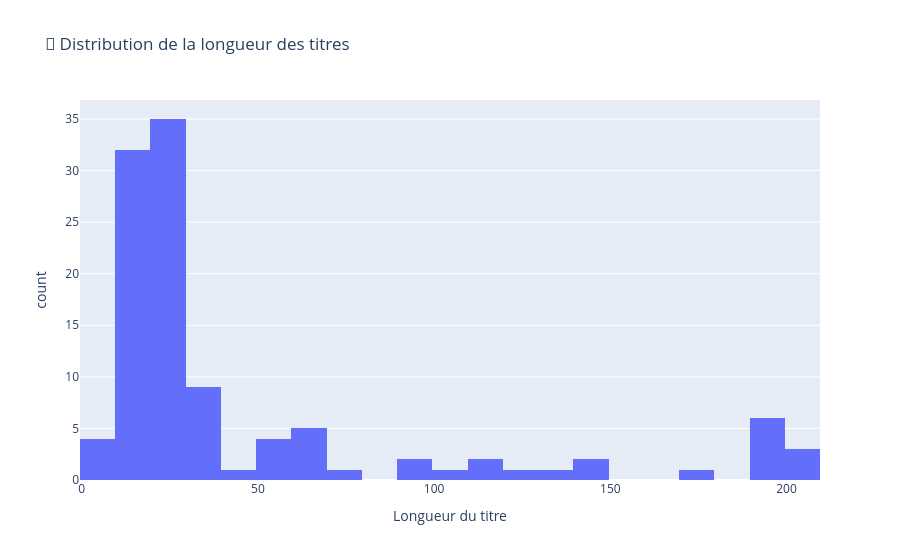

Notebook code cell kept with this figure:
### Code cell
# Longueur des titres
df['title_length'] = df['title'].fillna('').str.len()

print("📏 Statistiques sur la longueur des titres :")
print(df['title_length'].describe())

# Histogramme
fig = px.histogram(
    df,
    x='title_length',
    title='📏 Distribution de la longueur des titres',
    nbins=30,
    labels={'title_length': 'Longueur du titre'}
)
fig.show()

### Figure 1 — Plotly figure (JSON) as saved in the notebook; plotly's stock layout.template omitted (floating-point values rounded to 4 significant figures)
{"data": [{"bingroup": "x", "hovertemplate": "Longueur du titre=%{x}<br>count=%{y}<extra></extra>", "legendgroup": "", "marker": {"color": "#636efa", "pattern": {"shape": ""}}, "name": "", "nbinsx": 30, "orientation": "v", "showlegend": false, "type": "histogram", "x": [74, 12, 59, 20, 18, 13, 37, 38, 38, 38, 29, 95, 95, 117, 125, 26, 26, 26, 15, 15, 15, 19, 19, 19, 21, 21, 21, 25, 25, 25, 25, 25, 25, 23, 23, 25, 25, 25, 25, 25, 25, 25, 25, 25, 25, 24, 24, 24, 60, 60, 60, 60, 8, 8, 8, 10, 7, 199, 200, 33, 136, 200, 176, 147, 145, 24, 113, 55, 48, 56, 64, 51, 200, 20, 195, 20, 20, 12, 12, 12, 12, 12, 12, 12, 12, 12, 12, 12, 12, 12, 12, 12, 12, 12, 12, 12, 12, 11, 190, 190, 190, 190, 34, 34, 34, 34, 12, 26, 109, 23], "xaxis": "x", "yaxis": "y"}], "layout": {"barmode": "relative", "legend": {"tracegroupgap": 0}, "title": {"text": "📏 Distribution de la longueur des titres"}, "xaxis": {"anchor": "y", "domain": [0, 1], "title": {"text": "Longueur du titre"}}, "yaxis": {"anchor": "x", "domain": [0, 1], "title": {"text": "count"}}}}
